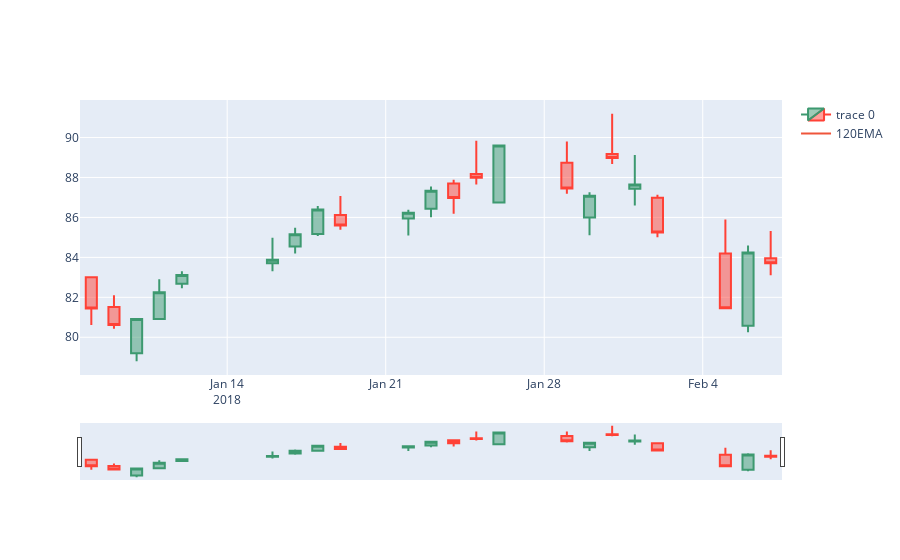

The notebook cell this image was saved under:
### Code cell
df=pd.read_csv("resources/tech.csv")
data= pd.DataFrame(df.loc[df["Name"] == "Western Digital"])
data=data.loc[data["date"] > "2018-01-06"]

data['120EMA']=ta.EMA(data['close'],120)
chart_data = go.Candlestick(x=data['date'],open=data['open'],high=data['high'],low=data['low'],close=data['close'])
fig = go.Figure(data=[chart_data])
ema_trace = go.Scatter(x=data['date'], y=data['120EMA'],mode='lines',name='120EMA')
fig.add_trace(ema_trace)
fig.show()

### Figure 1 — Plotly figure (JSON) as saved in the notebook; plotly's stock layout.template omitted (floating-point values rounded to 4 significant figures)
{"data": [{"close": [81.44, 80.62, 80.91, 82.25, 83.12, 83.88, 85.16, 86.4, 85.6, 86.24, 87.34, 86.97, 87.99, 89.6, 87.45, 87.08, 88.98, 87.65, 85.25, 81.45, 84.25, 83.71], "high": [83, 82.1, 80.95, 82.91, 83.31, 84.98, 85.48, 86.57, 87.07, 86.39, 87.55, 87.89, 89.84, 89.63, 89.8, 87.26, 91.19, 89.12, 87.13, 85.9, 84.6, 85.32], "low": [80.61, 80.43, 78.8, 80.9, 82.45, 83.3, 84.2, 85.07, 85.38, 85.1, 86.01, 86.18, 87.64, 86.71, 87.18, 85.11, 88.67, 86.6, 85.01, 81.44, 80.25, 83.1], "open": [83, 81.52, 79.2, 80.92, 82.68, 83.7, 84.54, 85.17, 86.12, 85.94, 86.43, 87.7, 88.18, 86.75, 88.74, 86, 89.18, 87.43, 86.99, 84.2, 80.58, 83.95], "type": "candlestick", "x": ["2018-01-08", "2018-01-09", "2018-01-10", "2018-01-11", "2018-01-12", "2018-01-16", "2018-01-17", "2018-01-18", "2018-01-19", "2018-01-22", "2018-01-23", "2018-01-24", "2018-01-25", "2018-01-26", "2018-01-29", "2018-01-30", "2018-01-31", "2018-02-01", "2018-02-02", "2018-02-05", "2018-02-06", "2018-02-07"]}, {"mode": "lines", "name": "120EMA", "type": "scatter", "x": ["2018-01-08", "2018-01-09", "2018-01-10", "2018-01-11", "2018-01-12", "2018-01-16", "2018-01-17", "2018-01-18", "2018-01-19", "2018-01-22", "2018-01-23", "2018-01-24", "2018-01-25", "2018-01-26", "2018-01-29", "2018-01-30", "2018-01-31", "2018-02-01", "2018-02-02", "2018-02-05", "2018-02-06", "2018-02-07"], "y": [null, null, null, null, null, null, null, null, null, null, null, null, null, null, null, null, null, null, null, null, null, null]}], "layout": {}}
